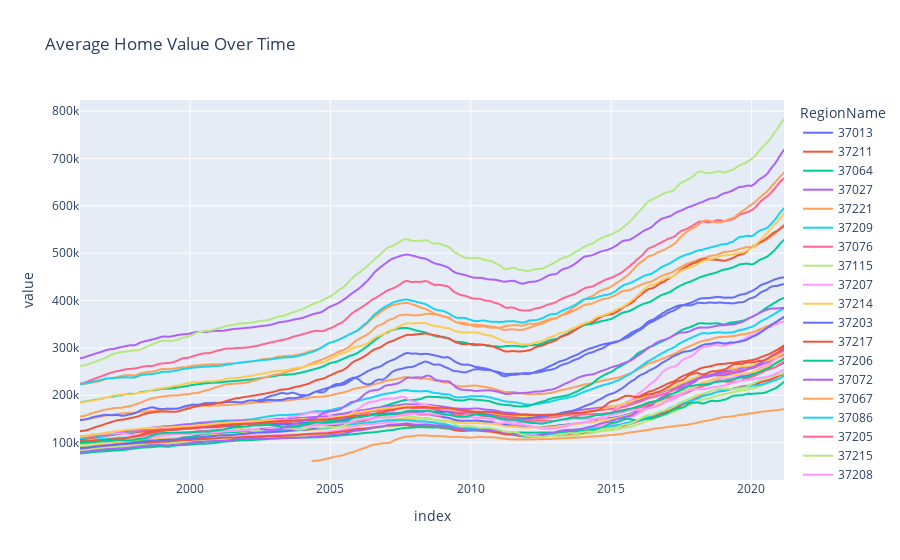

This figure's notebook cell:
### Code cell
df = nashville_prices_df.reset_index()
fig = px.line(df, x='index', y=df.columns, title='Average Home Value Over Time')
fig.show()

### Figure 1 — Plotly figure (JSON) as saved in the notebook; plotly's stock layout.template omitted (floating-point values rounded to 4 significant figures; data arrays with more than 128 entries replaced by an {"elided": "..."} marker saying what was removed)
{"data": [{"hovertemplate": "RegionName=37013<br>index=%{x}<br>value=%{y}<extra></extra>", "legendgroup": "37013", "line": {"color": "#636efa", "dash": "solid"}, "mode": "lines", "name": "37013", "showlegend": true, "type": "scattergl", "x": {"elided": "302 str values"}, "xaxis": "x", "y": {"elided": "302 int values"}, "yaxis": "y"}, {"hovertemplate": "RegionName=37211<br>index=%{x}<br>value=%{y}<extra></extra>", "legendgroup": "37211", "line": {"color": "#EF553B", "dash": "solid"}, "mode": "lines", "name": "37211", "showlegend": true, "type": "scattergl", "x": {"elided": "302 str values"}, "xaxis": "x", "y": {"elided": "302 int values"}, "yaxis": "y"}, {"hovertemplate": "RegionName=37064<br>index=%{x}<br>value=%{y}<extra></extra>", "legendgroup": "37064", "line": {"color": "#00cc96", "dash": "solid"}, "mode": "lines", "name": "37064", "showlegend": true, "type": "scattergl", "x": {"elided": "302 str values"}, "xaxis": "x", "y": {"elided": "302 int values"}, "yaxis": "y"}, {"hovertemplate": "RegionName=37027<br>index=%{x}<br>value=%{y}<extra></extra>", "legendgroup": "37027", "line": {"color": "#ab63fa", "dash": "solid"}, "mode": "lines", "name": "37027", "showlegend": true, "type": "scattergl", "x": {"elided": "302 str values"}, "xaxis": "x", "y": {"elided": "302 int values"}, "yaxis": "y"}, {"hovertemplate": "RegionName=37221<br>index=%{x}<br>value=%{y}<extra></extra>", "legendgroup": "37221", "line": {"color": "#FFA15A", "dash": "solid"}, "mode": "lines", "name": "37221", "showlegend": true, "type": "scattergl", "x": {"elided": "302 str values"}, "xaxis": "x", "y": {"elided": "302 int values"}, "yaxis": "y"}, {"hovertemplate": "RegionName=37209<br>index=%{x}<br>value=%{y}<extra></extra>", "legendgroup": "37209", "line": {"color": "#19d3f3", "dash": "solid"}, "mode": "lines", "name": "37209", "showlegend": true, "type": "scattergl", "x": {"elided": "302 str values"}, "xaxis": "x", "y": {"elided": "302 int values"}, "yaxis": "y"}, {"hovertemplate": "RegionName=37076<br>index=%{x}<br>value=%{y}<extra></extra>", "legendgroup": "37076", "line": {"color": "#FF6692", "dash": "solid"}, "mode": "lines", "name": "37076", "showlegend": true, "type": "scattergl", "x": {"elided": "302 str values"}, "xaxis": "x", "y": {"elided": "302 int values"}, "yaxis": "y"}, {"hovertemplate": "RegionName=37115<br>index=%{x}<br>value=%{y}<extra></extra>", "legendgroup": "37115", "line": {"color": "#B6E880", "dash": "solid"}, "mode": "lines", "name": "37115", "showlegend": true, "type": "scattergl", "x": {"elided": "302 str values"}, "xaxis": "x", "y": {"elided": "302 int values"}, "yaxis": "y"}, {"hovertemplate": "RegionName=37207<br>index=%{x}<br>value=%{y}<extra></extra>", "legendgroup": "37207", "line": {"color": "#FF97FF", "dash": "solid"}, "mode": "lines", "name": "37207", "showlegend": true, "type": "scattergl", "x": {"elided": "302 str values"}, "xaxis": "x", "y": {"elided": "302 int values"}, "yaxis": "y"}, {"hovertemplate": "RegionName=37214<br>index=%{x}<br>value=%{y}<extra></extra>", "legendgroup": "37214", "line": {"color": "#FECB52", "dash": "solid"}, "mode": "lines", "name": "37214", "showlegend": true, "type": "scattergl", "x": {"elided": "302 str values"}, "xaxis": "x", "y": {"elided": "302 int values"}, "yaxis": "y"}, {"hovertemplate": "RegionName=37203<br>index=%{x}<br>value=%{y}<extra></extra>", "legendgroup": "37203", "line": {"color": "#636efa", "dash": "solid"}, "mode": "lines", "name": "37203", "showlegend": true, "type": "scattergl", "x": {"elided": "302 str values"}, "xaxis": "x", "y": {"elided": "302 int values"}, "yaxis": "y"}, {"hovertemplate": "RegionName=37217<br>index=%{x}<br>value=%{y}<extra></extra>", "legendgroup": "37217", "line": {"color": "#EF553B", "dash": "solid"}, "mode": "lines", "name": "37217", "showlegend": true, "type": "scattergl", "x": {"elided": "302 str values"}, "xaxis": "x", "y": {"elided": "302 int values"}, "yaxis": "y"}, {"hovertemplate": "RegionName=37206<br>index=%{x}<br>value=%{y}<extra></extra>", "legendgroup": "37206", "line": {"color": "#00cc96", "dash": "solid"}, "mode": "lines", "name": "37206", "showlegend": true, "type": "scattergl", "x": {"elided": "302 str values"}, "xaxis": "x", "y": {"elided": "302 int values"}, "yaxis": "y"}, {"hovertemplate": "RegionName=37072<br>index=%{x}<br>value=%{y}<extra></extra>", "legendgroup": "37072", "line": {"color": "#ab63fa", "dash": "solid"}, "mode": "lines", "name": "37072", "showlegend": true, "type": "scattergl", "x": {"elided": "302 str values"}, "xaxis": "x", "y": {"elided": "302 int values"}, "yaxis": "y"}, {"hovertemplate": "RegionName=37067<br>index=%{x}<br>value=%{y}<extra></extra>", "legendgroup": "37067", "line": {"color": "#FFA15A", "dash": "solid"}, "mode": "lines", "name": "37067", "showlegend": true, "type": "scattergl", "x": {"elided": "302 str values"}, "xaxis": "x", "y": {"elided": "302 int values"}, "yaxis": "y"}, {"hovertemplate": "RegionName=37086<br>index=%{x}<br>value=%{y}<extra></extra>", "legendgroup": "37086", "line": {"color": "#19d3f3", "dash": "solid"}, "mode": "lines", "name": "37086", "showlegend": true, "type": "scattergl", "x": {"elided": "302 str values"}, "xaxis": "x", "y": {"elided": "302 int values"}, "yaxis": "y"}, {"hovertemplate": "RegionName=37205<br>index=%{x}<br>value=%{y}<extra></extra>", "legendgroup": "37205", "line": {"color": "#FF6692", "dash": "solid"}, "mode": "lines", "name": "37205", "showlegend": true, "type": "scattergl", "x": {"elided": "302 str values"}, "xaxis": "x", "y": {"elided": "302 int values"}, "yaxis": "y"}, {"hovertemplate": "RegionName=37215<br>index=%{x}<br>value=%{y}<extra></extra>", "legendgroup": "37215", "line": {"color": "#B6E880", "dash": "solid"}, "mode": "lines", "name": "37215", "showlegend": true, "type": "scattergl", "x": {"elided": "302 str values"}, "xaxis": "x", "y": {"elided": "302 int values"}, "yaxis": "y"}, {"hovertemplate": "RegionName=37208<br>index=%{x}<br>value=%{y}<extra></extra>", "legendgroup": "37208", "line": {"color": "#FF97FF", "dash": "solid"}, "mode": "lines", "name": "37208", "showlegend": true, "type": "scattergl", "x": {"elided": "302 str values"}, "xaxis": "x", "y": {"elided": "302 int values"}, "yaxis": "y"}, {"hovertemplate": "RegionName=37138<br>index=%{x}<br>value=%{y}<extra></extra>", "legendgroup": "37138", "line": {"color": "#FECB52", "dash": "solid"}, "mode": "lines", "name": "37138", "showlegend": true, "type": "scattergl", "x": {"elided": "302 str values"}, "xaxis": "x", "y": {"elided": "302 int values"}, "yaxis": "y"}, {"hovertemplate": "RegionName=37216<br>index=%{x}<br>value=%{y}<extra></extra>", "legendgroup": "37216", "line": {"color": "#636efa", "dash": "solid"}, "mode": "lines", "name": "37216", "showlegend": true, "type": "scattergl", "x": {"elided": "302 str values"}, "xaxis": "x", "y": {"elided": "302 int values"}, "yaxis": "y"}, {"hovertemplate": "RegionName=37212<br>index=%{x}<br>value=%{y}<extra></extra>", "legendgroup": "37212", "line": {"color": "#EF553B", "dash": "solid"}, "mode": "lines", "name": "37212", "showlegend": true, "type": "scattergl", "x": {"elided": "302 str values"}, "xaxis": "x", "y": {"elided": "302 int values"}, "yaxis": "y"}, {"hovertemplate": "RegionName=37015<br>index=%{x}<br>value=%{y}<extra></extra>", "legendgroup": "37015", "line": {"color": "#00cc96", "dash": "solid"}, "mode": "lines", "name": "37015", "showlegend": true, "type": "scattergl", "x": {"elided": "302 str values"}, "xaxis": "x", "y": {"elided": "302 int values"}, "yaxis": "y"}, {"hovertemplate": "RegionName=37210<br>index=%{x}<br>value=%{y}<extra></extra>", "legendgroup": "37210", "line": {"color": "#ab63fa", "dash": "solid"}, "mode": "lines", "name": "37210", "showlegend": true, "type": "scattergl", "x": {"elided": "302 str values"}, "xaxis": "x", "y": {"elided": "302 int values"}, "yaxis": "y"}, {"hovertemplate": "RegionName=37204<br>index=%{x}<br>value=%{y}<extra></extra>", "legendgroup": "37204", "line": {"color": "#FFA15A", "dash": "solid"}, "mode": "lines", "name": "37204", "showlegend": true, "type": "scattergl", "x": {"elided": "302 str values"}, "xaxis": "x", "y": {"elided": "302 int values"}, "yaxis": "y"}, {"hovertemplate": "RegionName=37069<br>index=%{x}<br>value=%{y}<extra></extra>", "legendgroup": "37069", "line": {"color": "#19d3f3", "dash": "solid"}, "mode": "lines", "name": "37069", "showlegend": true, "type": "scattergl", "x": {"elided": "302 str values"}, "xaxis": "x", "y": {"elided": "302 int values"}, "yaxis": "y"}, {"hovertemplate": "RegionName=37073<br>index=%{x}<br>value=%{y}<extra></extra>", "legendgroup": "37073", "line": {"color": "#FF6692", "dash": "solid"}, "mode": "lines", "name": "37073", "showlegend": true, "type": "scattergl", "x": {"elided": "302 str values"}, "xaxis": "x", "y": {"elided": "302 int values"}, "yaxis": "y"}, {"hovertemplate": "RegionName=37218<br>index=%{x}<br>value=%{y}<extra></extra>", "legendgroup": "37218", "line": {"color": "#B6E880", "dash": "solid"}, "mode": "lines", "name": "37218", "showlegend": true, "type": "scattergl", "x": {"elided": "302 str values"}, "xaxis": "x", "y": {"elided": "302 int values"}, "yaxis": "y"}, {"hovertemplate": "RegionName=37080<br>index=%{x}<br>value=%{y}<extra></extra>", "legendgroup": "37080", "line": {"color": "#FF97FF", "dash": "solid"}, "mode": "lines", "name": "37080", "showlegend": true, "type": "scattergl", "x": {"elided": "302 str values"}, "xaxis": "x", "y": {"elided": "302 int values"}, "yaxis": "y"}, {"hovertemplate": "RegionName=37220<br>index=%{x}<br>value=%{y}<extra></extra>", "legendgroup": "37220", "line": {"color": "#FECB52", "dash": "solid"}, "mode": "lines", "name": "37220", "showlegend": true, "type": "scattergl", "x": {"elided": "302 str values"}, "xaxis": "x", "y": {"elided": "302 int values"}, "yaxis": "y"}, {"hovertemplate": "RegionName=37219<br>index=%{x}<br>value=%{y}<extra></extra>", "legendgroup": "37219", "line": {"color": "#636efa", "dash": "solid"}, "mode": "lines", "name": "37219", "showlegend": true, "type": "scattergl", "x": {"elided": "302 str values"}, "xaxis": "x", "y": {"elided": "302 int values"}, "yaxis": "y"}, {"hovertemplate": "RegionName=37143<br>index=%{x}<br>value=%{y}<extra></extra>", "legendgroup": "37143", "line": {"color": "#EF553B", "dash": "solid"}, "mode": "lines", "name": "37143", "showlegend": true, "type": "scattergl", "x": {"elided": "302 str values"}, "xaxis": "x", "y": {"elided": "302 int values"}, "yaxis": "y"}, {"hovertemplate": "RegionName=37189<br>index=%{x}<br>value=%{y}<extra></extra>", "legendgroup": "37189", "line": {"color": "#00cc96", "dash": "solid"}, "mode": "lines", "name": "37189", "showlegend": true, "type": "scattergl", "x": {"elided": "302 str values"}, "xaxis": "x", "y": {"elided": "302 int values"}, "yaxis": "y"}, {"hovertemplate": "RegionName=37201<br>index=%{x}<br>value=%{y}<extra></extra>", "legendgroup": "37201", "line": {"color": "#ab63fa", "dash": "solid"}, "mode": "lines", "name": "37201", "showlegend": true, "type": "scattergl", "x": {"elided": "302 str values"}, "xaxis": "x", "y": {"elided": "302 int values"}, "yaxis": "y"}, {"hovertemplate": "RegionName=37026<br>index=%{x}<br>value=%{y}<extra></extra>", "legendgroup": "37026", "line": {"color": "#FFA15A", "dash": "solid"}, "mode": "lines", "name": "37026", "showlegend": true, "type": "scattergl", "x": {"elided": "302 str values"}, "xaxis": "x", "y": {"elided": "302 int values"}, "yaxis": "y"}], "layout": {"legend": {"title": {"text": "RegionName"}, "tracegroupgap": 0}, "title": {"text": "Average Home Value Over Time"}, "xaxis": {"anchor": "y", "domain": [0, 1], "title": {"text": "index"}}, "yaxis": {"anchor": "x", "domain": [0, 1], "title": {"text": "value"}}}}
